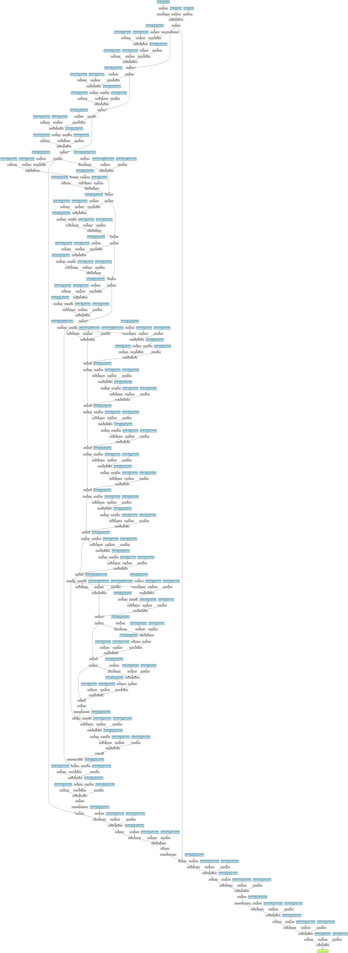
#> input picture PC3_Segmentation/Attention_U-Net_CNN_architecture.png, 348 x 953 px, shrunk from 4753 x 13032 before the run, given in place of bjorke_8.png, which was not available
$ python region_growing.py
#> lines starting #> are read from the running program, lines starting #| are printed output that depends on the picture; after the words box and inside, x2 and y2 are one past the last pixel; in counts of white or black regions, pixels touching at a corner belong together; pictures that were not available may be replaced by others from this repository, and a replacement may not be noted
import cv2
import numpy as np
import matplotlib.pyplot as plt
import os
from glob import glob
from collections import deque

# ------------------------------------------------------------
# Step 1: Dataset paths
# ------------------------------------------------------------
image_folder = r'archive/frames'
mask_folder = r'archive/masks'

image_paths = sorted(glob(os.path.join(image_folder, '*.png')))
mask_paths = sorted(glob(os.path.join(mask_folder, '*.png')))

print(f"Found {len(image_paths)} CT images and {len(mask_paths)} masks.\n")

# ------------------------------------------------------------
# Step 2: Metric functions
# ------------------------------------------------------------
def iou_score(y_true, y_pred):
    intersection = np.logical_and(y_true, y_pred).sum()
    union = np.logical_or(y_true, y_pred).sum()
    if union == 0:
        return 1.0 if intersection == 0 else 0.0
    return intersection / union

def dice_score(y_true, y_pred):
    intersection = np.logical_and(y_true, y_pred).sum()
    total = y_true.sum() + y_pred.sum()
    if total == 0:
        return 1.0 if intersection == 0 else 0.0
    return (2.0 * intersection) / total

def classification_metrics(y_true, y_pred):
    """Compute TP, TN, FP, FN, accuracy, precision, recall, f1."""
    TP = np.logical_and(y_true == 1, y_pred == 1).sum()
    TN = np.logical_and(y_true == 0, y_pred == 0).sum()
    FP = np.logical_and(y_true == 0, y_pred == 1).sum()
    FN = np.logical_and(y_true == 1, y_pred == 0).sum()

    accuracy = (TP + TN) / (TP + TN + FP + FN + 1e-8)
    precision = TP / (TP + FP + 1e-8)
    recall = TP / (TP + FN + 1e-8)
    f1 = 2 * (precision * recall) / (precision + recall + 1e-8)

    return TP, TN, FP, FN, accuracy, precision, recall, f1

# ------------------------------------------------------------
# Step 3: Region Growing Function
# ------------------------------------------------------------
def region_growing(image, seed_point, threshold=15, connectivity=8):
    """Perform simple region growing from a seed point."""
    rows, cols = image.shape
    seed_intensity = image[seed_point]

    mask = np.zeros_like(image, dtype=np.uint8)
    visited = np.zeros_like(image, dtype=bool)
    q = deque([seed_point])
    visited[seed_point] = True

    # Define 4 or 8-connected neighbors
    if connectivity == 4:
        neighbors = [(-1,0),(1,0),(0,-1),(0,1)]
    else:
        neighbors = [(-1,0),(1,0),(0,-1),(0,1),(-1,-1),(-1,1),(1,-1),(1,1)]

    while q:
        x, y = q.popleft()
        mask[x, y] = 1
        for dx, dy in neighbors:
            nx, ny = x + dx, y + dy
            if 0 <= nx < rows and 0 <= ny < cols and not visited[nx, ny]:
                if abs(int(image[nx, ny]) - int(seed_intensity)) < threshold:
                    q.append((nx, ny))
                    mask[nx, ny] = 1
                visited[nx, ny] = True
    return mask.astype(np.uint8)

# ------------------------------------------------------------
# Step 4: Loop through dataset
# ------------------------------------------------------------
iou_scores, dice_scores = [], []
accs, precs, recs, f1s = [], [], [], []

for idx, (img_path, mask_path) in enumerate(zip(image_paths[:10], mask_paths[:10]), 1):
    # --- Load CT and Ground Truth ---
    img = cv2.imread(img_path, cv2.IMREAD_GRAYSCALE)
    gt_mask = cv2.imread(mask_path, cv2.IMREAD_GRAYSCALE)
    if img is None or gt_mask is None:
        print(f"⚠️ Skipping unreadable pair: {img_path}")
        continue

    # Resize GT to match image size
    gt_mask = cv2.resize(gt_mask, (img.shape[1], img.shape[0]))
    gt_mask_bin = (gt_mask > 128).astype(np.uint8)

    # --- Find seed point from GT lesion area ---
    lesion_points = np.argwhere(gt_mask_bin == 1)
    if len(lesion_points) == 0:
        print(f"⚠️ No lesion found in GT for {os.path.basename(img_path)}, skipping.")
        continue
    # Randomly select one lesion pixel as seed (any valid pixel)
    seed_point = tuple(lesion_points[np.random.randint(0, len(lesion_points))])

    # --- Smooth image ---
    img_blur = cv2.GaussianBlur(img, (5, 5), 0)

    # --- Perform region growing ---
    region_mask = region_growing(img_blur, seed_point, threshold=15, connectivity=8)

    # --- Postprocess mask ---
    region_mask = cv2.morphologyEx(region_mask, cv2.MORPH_CLOSE, np.ones((5,5), np.uint8))
    region_mask = (region_mask > 0).astype(np.uint8)

    # --- Compute metrics ---
    iou = iou_score(gt_mask_bin, region_mask)
    dice = dice_score(gt_mask_bin, region_mask)
    TP, TN, FP, FN, acc, prec, rec, f1 = classification_metrics(gt_mask_bin, region_mask)

    # --- Store metrics ---
    iou_scores.append(iou)
    dice_scores.append(dice)
    accs.append(acc)
    precs.append(prec)
    recs.append(rec)
    f1s.append(f1)

    # --- Print metrics per image ---
    print(f"[{idx}/{len(image_paths[:10])}] {os.path.basename(img_path)} ->")
    print(f" TP: {TP}, TN: {TN}, FP: {FP}, FN: {FN}")
    print(f" IoU: {iou:.4f}, Dice: {dice:.4f}, Acc: {acc:.4f}, Prec: {prec:.4f}, Rec: {rec:.4f}, F1: {f1:.4f}\n")

# ------------------------------------------------------------
# Step 5: Overall performance
# ------------------------------------------------------------
print("\n=== Overall Performance Across Dataset (First 10 Images) ===")
print(f"Mean IoU:       {np.mean(iou_scores):.4f}")
print(f"Mean Dice:      {np.mean(dice_scores):.4f}")
print(f"Mean Accuracy:  {np.mean(accs):.4f}")
print(f"Mean Precision: {np.mean(precs):.4f}")
print(f"Mean Recall:    {np.mean(recs):.4f}")
print(f"Mean F1-Score:  {np.mean(f1s):.4f}")

# ------------------------------------------------------------
# Step 6: Visualization for one example
# ------------------------------------------------------------
idx = 0
# img = cv2.imread(image_paths[idx], cv2.IMREAD_GRAYSCALE)
# gt_mask = cv2.imread(mask_paths[idx], cv2.IMREAD_GRAYSCALE)
img = cv2.imread("archive/frames/bjorke_8.png", cv2.IMREAD_GRAYSCALE) # 1 and 3
#> img: shape (953, 348); min 122, max 255, mean 250.8
gt_mask = cv2.imread("archive/masks/bjorke_8.png", cv2.IMREAD_GRAYSCALE)
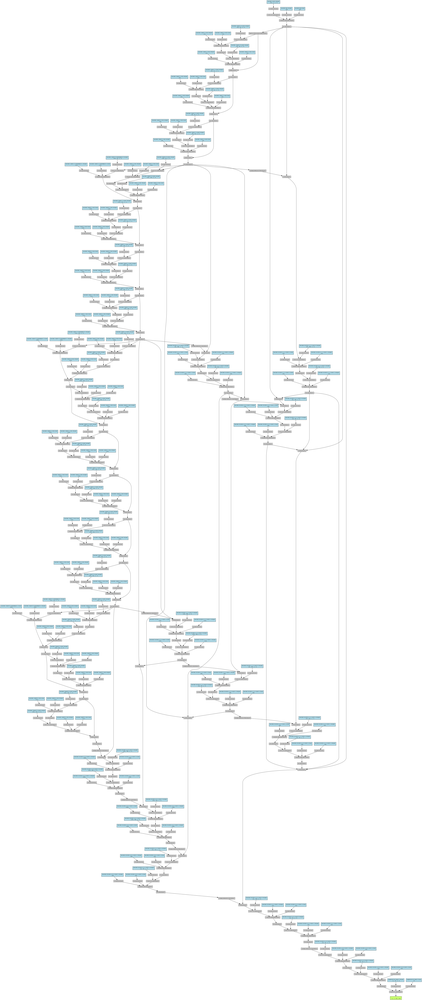
#> input picture PC3_Segmentation/U-Net++_CNN_architecture.png, 422 x 1000 px, shrunk from 5772 x 13676 before the run, given in place of bjorke_8.png, which was not available
#> gt_mask: shape (1000, 422); min 108, max 255, mean 250.2
gt_mask_bin = (cv2.resize(gt_mask, (img.shape[1], img.shape[0])) > 128).astype(np.uint8)
#> gt_mask_bin: shape (953, 348); every value is 1

# Select seed from lesion in GT
lesion_points = np.argwhere(gt_mask_bin == 1)
#> lesion_points = 331644 pairs, first value 0 to 952, second value 0 to 347
seed_point = tuple(lesion_points[len(lesion_points)//2])  # middle lesion point
#> seed_point = (476, 174)

# Run region growing
img_blur = cv2.GaussianBlur(img, (5, 5), 0)
region_mask = region_growing(img_blur, seed_point, threshold=15)
#> in region_growing, `seed_intensity = image[seed_point]`: seed_intensity = 255
#> the loop in region_growing, `while q:` made 297344 passes
#> (x, y) on passes 1 to 3: (476, 174), (475, 174), (477, 174)
#> after the loop in region_growing, `while q:`:
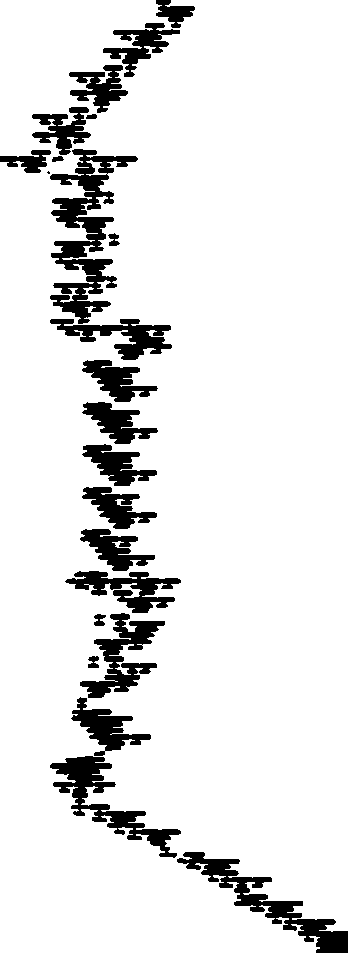
#> mask: shape (953, 348); values 0 (black) and 1 (white), 89.7% white; 23 black regions (1 under 20 px), largest, box (x1, y1, x2, y2) and area: (50, 149, 138, 324) 5560, (177, 852, 348, 953) 3694, (50, 756, 181, 858) 3297
#> after the loop in region_growing, `while q:`:
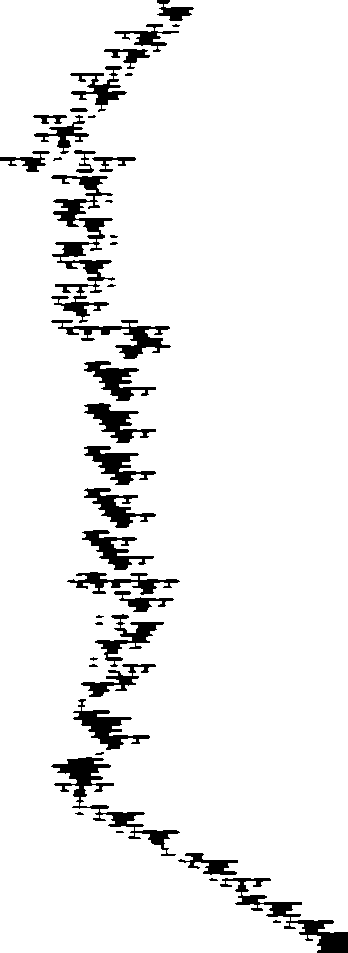
#> visited: shape (953, 348) bool; 93.1% white; 42 black regions (13 under 20 px), largest, box (x1, y1, x2, y2) and area: (51, 175, 115, 323) 3023, (51, 757, 180, 856) 2170, (220, 878, 348, 953) 1958

# Visualize
plt.figure(figsize=(15,5))
plt.subplot(1,3,1)
plt.imshow(img, cmap='gray')
plt.title("Original CT Image")
plt.axis('off')

plt.subplot(1,3,2)
plt.imshow(gt_mask, cmap='gray')
plt.title("Ground Truth Mask (Lesion)")
plt.axis('off')

plt.subplot(1,3,3)
plt.imshow(region_mask, cmap='gray')
plt.title("Region Growing Segmentation Result")
plt.axis('off')

plt.tight_layout()
plt.show()
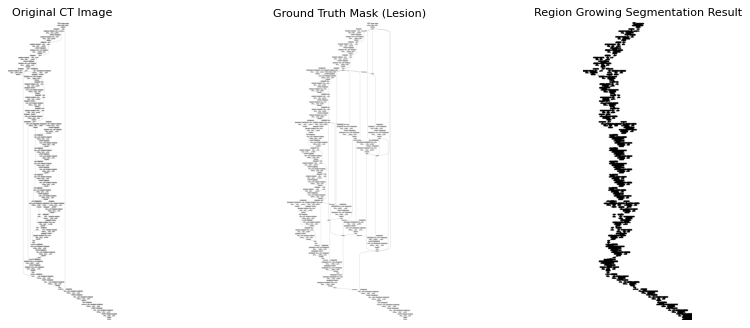
#> figure drawn by matplotlib, 3 panels
